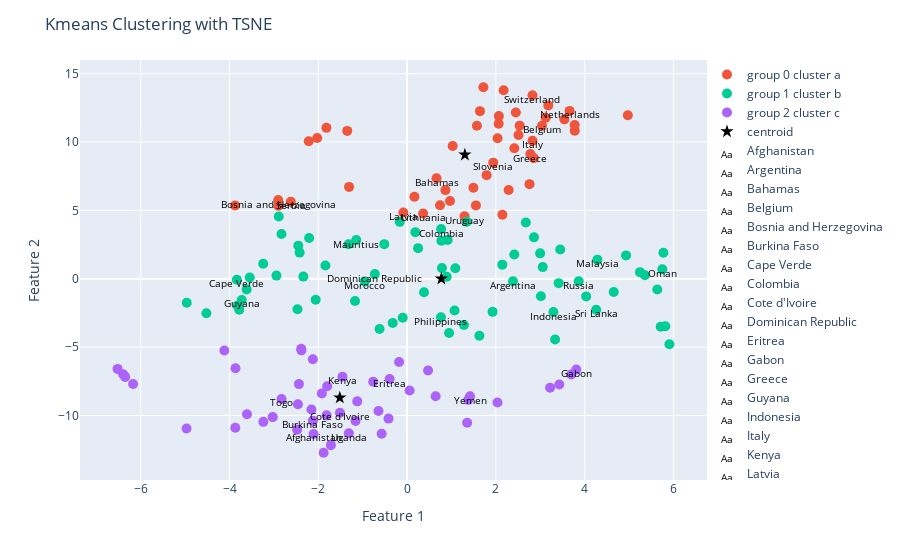

The cell this chart's notebook holds for it:
### Code cell
x='Feature 1'
y='Feature 2'
y_means = clustering.pca_cluster_visualizator(KMeans, data_tsne, 3, labels, x, y, annotations=annotation, skip_rows=5, title='Kmeans Clustering with TSNE')

### Figure 1 — Plotly figure (JSON) as saved in the notebook; plotly's stock layout.template omitted (floating-point values rounded to 4 significant figures)
{"data": [{"hovertemplate": "<extra></extra>", "legendgroup": "", "marker": {"color": "#636efa", "symbol": "circle"}, "mode": "markers", "name": "", "orientation": "v", "showlegend": false, "type": "scatter", "xaxis": "x", "yaxis": "y"}, {"marker": {"size": 10}, "mode": "markers", "name": "group 0 cluster a", "type": "scatter", "x": [2.068, 3.123, 0.6627, 0.1651, 3.04, -2.903, -2.215, 3.543, 2.147, -1.307, 0.9668, 2.758, 1.494, 3.18, 2.063, 3.776, -2.9, 3.775, 2.778, 1.551, 1.573, 1.642, 1.027, 2.825, 2.535, -2.025, -0.08411, 0.3614, 1.719, 1.791, -3.874, 3.66, 2.038, 2.175, 0.7416, 2.854, -1.817, -2.619, -1.348, 0.8633, 1.941, 2.288, 2.416, 2.449, 2.825, 2.51, 4.972, 1.294], "y": [11.89, 11.77, 7.355, 5.991, 11.19, 5.758, 10.06, 11.65, 4.68, 6.718, 5.685, 6.919, 6.66, 12.66, 11.33, 10.83, 5.332, 11.24, 9.121, 5.363, 11.18, 12.26, 9.705, 10.1, 11.2, 10.29, 4.847, 4.773, 14.0, 7.575, 5.354, 12.27, 10.27, 13.79, 5.374, 8.821, 11.03, 5.636, 10.81, 6.484, 8.491, 6.494, 9.547, 12.16, 13.41, 10.51, 11.96, 4.572]}, {"marker": {"size": 10}, "mode": "markers", "name": "group 1 cluster b", "type": "scatter", "x": [-2.45, 4.034, -1.318, 2.385, -2.942, 5.636, 4.932, 1.281, 0.8922, 0.3813, -3.613, 1.926, 1.345, -0.1652, -0.3235, -3.834, 2.997, 0.7673, -0.7264, 0.9152, 1.069, -2.42, 2.675, -0.09839, -3.24, -1.173, -3.724, 0.9452, 3.296, 3.415, -2.337, -2.059, 4.655, -3.821, -2.829, 5.246, -2.206, 4.287, 2.858, -1.144, 5.713, -2.891, -0.9517, 1.628, -3.78, 5.909, 5.749, 0.1859, 2.145, 2.415, 0.7627, -0.5131, 3.866, -2.469, 5.357, -1.84, 4.259, -3.544, 3.056, -4.521, 3.449, -4.963, 0.2477, 0.7731, 3.335, 1.087, 5.774, 3.014, -0.6197, 5.817, 0.7853], "y": [2.422, -1.288, 2.522, -0.1851, 0.2302, -0.7818, 1.71, -3.383, 0.1491, -0.9836, -0.7761, -2.418, 4.176, 4.161, -3.228, -0.06635, 1.858, 3.634, 0.3403, 2.834, -2.325, 1.913, 4.118, -2.852, 1.102, -1.631, -1.548, -3.963, -2.43, -0.32, 0.1597, -1.534, -0.9625, -1.964, 3.276, 0.4849, 2.986, 1.399, 3.027, 2.834, -3.507, 4.552, -0.1921, -4.169, -2.265, -4.783, 0.6894, 3.4, 1.033, 1.774, -2.818, 2.532, -0.1755, -2.222, 0.261, 0.9653, -2.263, 0.09279, 0.8538, -2.525, 2.146, -1.752, 2.24, 2.781, -4.439, 0.7687, 1.908, -1.279, -3.672, -3.477, 0.78]}, {"marker": {"size": 10}, "mode": "markers", "name": "group 2 cluster c", "type": "scatter", "x": [-2.106, 3.221, -2.459, -2.38, -2.122, -1.716, -2.155, -3.87, -3.238, -2.436, -0.5725, 3.699, -1.512, 3.429, -0.393, 3.81, -1.919, 0.05662, -0.6442, -2.477, -4.968, 2.036, -1.455, -6.394, -0.1807, -6.172, -6.35, -0.7625, -1.161, -3.026, 0.643, -6.521, -1.813, -2.122, -3.606, 0.4725, -3.866, -1.8, -1.881, -4.116, -2.384, 1.379, -1.123, 1.353, -2.828, -1.312, 1.418, -0.4182], "y": [-11.34, -7.968, -9.176, -5.234, -10.38, -12.16, -9.561, -10.89, -10.46, -7.701, -11.33, -6.998, -9.795, -7.726, -7.328, -6.638, -8.379, -8.171, -9.664, -11.03, -10.95, -9.042, -7.162, -6.977, -6.082, -7.694, -7.173, -7.53, -10.39, -10.11, -8.589, -6.59, -9.973, -5.881, -9.899, -6.701, -6.536, -7.855, -12.72, -5.239, -5.123, -8.851, -8.961, -10.53, -8.787, -11.29, -8.596, -10.22]}, {"marker": {"color": "black", "size": 10, "symbol": "star"}, "mode": "markers", "name": "centroid", "type": "scatter", "x": [1.302, 0.7711, -1.515], "y": [9.065, -0.0009234, -8.696]}, {"mode": "text", "name": "Afghanistan", "text": ["Afghanistan"], "textfont": {"color": "black", "size": 10}, "textposition": "bottom center", "type": "scatter", "x": [-2.106], "y": [-11.34]}, {"mode": "text", "name": "Argentina", "text": ["Argentina"], "textfont": {"color": "black", "size": 10}, "textposition": "bottom center", "type": "scatter", "x": [2.385], "y": [-0.1851]}, {"mode": "text", "name": "Bahamas", "text": ["Bahamas"], "textfont": {"color": "black", "size": 10}, "textposition": "bottom center", "type": "scatter", "x": [0.6627], "y": [7.355]}, {"mode": "text", "name": "Belgium", "text": ["Belgium"], "textfont": {"color": "black", "size": 10}, "textposition": "bottom center", "type": "scatter", "x": [3.04], "y": [11.19]}, {"mode": "text", "name": "Bosnia and Herzegovina", "text": ["Bosnia and Herzegovina"], "textfont": {"color": "black", "size": 10}, "textposition": "bottom center", "type": "scatter", "x": [-2.903], "y": [5.758]}, {"mode": "text", "name": "Burkina Faso", "text": ["Burkina Faso"], "textfont": {"color": "black", "size": 10}, "textposition": "bottom center", "type": "scatter", "x": [-2.122], "y": [-10.38]}, {"mode": "text", "name": "Cape Verde", "text": ["Cape Verde"], "textfont": {"color": "black", "size": 10}, "textposition": "bottom center", "type": "scatter", "x": [-3.834], "y": [-0.06635]}, {"mode": "text", "name": "Colombia", "text": ["Colombia"], "textfont": {"color": "black", "size": 10}, "textposition": "bottom center", "type": "scatter", "x": [0.7673], "y": [3.634]}, {"mode": "text", "name": "Cote d'Ivoire", "text": ["Cote d'Ivoire"], "textfont": {"color": "black", "size": 10}, "textposition": "bottom center", "type": "scatter", "x": [-1.512], "y": [-9.795]}, {"mode": "text", "name": "Dominican Republic", "text": ["Dominican Republic"], "textfont": {"color": "black", "size": 10}, "textposition": "bottom center", "type": "scatter", "x": [-0.7264], "y": [0.3403]}, {"mode": "text", "name": "Eritrea", "text": ["Eritrea"], "textfont": {"color": "black", "size": 10}, "textposition": "bottom center", "type": "scatter", "x": [-0.393], "y": [-7.328]}, {"mode": "text", "name": "Gabon", "text": ["Gabon"], "textfont": {"color": "black", "size": 10}, "textposition": "bottom center", "type": "scatter", "x": [3.81], "y": [-6.638]}, {"mode": "text", "name": "Greece", "text": ["Greece"], "textfont": {"color": "black", "size": 10}, "textposition": "bottom center", "type": "scatter", "x": [2.778], "y": [9.121]}, {"mode": "text", "name": "Guyana", "text": ["Guyana"], "textfont": {"color": "black", "size": 10}, "textposition": "bottom center", "type": "scatter", "x": [-3.724], "y": [-1.548]}, {"mode": "text", "name": "Indonesia", "text": ["Indonesia"], "textfont": {"color": "black", "size": 10}, "textposition": "bottom center", "type": "scatter", "x": [3.296], "y": [-2.43]}, {"mode": "text", "name": "Italy", "text": ["Italy"], "textfont": {"color": "black", "size": 10}, "textposition": "bottom center", "type": "scatter", "x": [2.825], "y": [10.1]}, {"mode": "text", "name": "Kenya", "text": ["Kenya"], "textfont": {"color": "black", "size": 10}, "textposition": "bottom center", "type": "scatter", "x": [-1.455], "y": [-7.162]}, {"mode": "text", "name": "Latvia", "text": ["Latvia"], "textfont": {"color": "black", "size": 10}, "textposition": "bottom center", "type": "scatter", "x": [-0.08411], "y": [4.847]}, {"mode": "text", "name": "Lithuania", "text": ["Lithuania"], "textfont": {"color": "black", "size": 10}, "textposition": "bottom center", "type": "scatter", "x": [0.3614], "y": [4.773]}, {"mode": "text", "name": "Malaysia", "text": ["Malaysia"], "textfont": {"color": "black", "size": 10}, "textposition": "bottom center", "type": "scatter", "x": [4.287], "y": [1.399]}, {"mode": "text", "name": "Mauritius", "text": ["Mauritius"], "textfont": {"color": "black", "size": 10}, "textposition": "bottom center", "type": "scatter", "x": [-1.144], "y": [2.834]}, {"mode": "text", "name": "Morocco", "text": ["Morocco"], "textfont": {"color": "black", "size": 10}, "textposition": "bottom center", "type": "scatter", "x": [-0.9517], "y": [-0.1921]}, {"mode": "text", "name": "Netherlands", "text": ["Netherlands"], "textfont": {"color": "black", "size": 10}, "textposition": "bottom center", "type": "scatter", "x": [3.66], "y": [12.27]}, {"mode": "text", "name": "Oman", "text": ["Oman"], "textfont": {"color": "black", "size": 10}, "textposition": "bottom center", "type": "scatter", "x": [5.749], "y": [0.6894]}, {"mode": "text", "name": "Philippines", "text": ["Philippines"], "textfont": {"color": "black", "size": 10}, "textposition": "bottom center", "type": "scatter", "x": [0.7627], "y": [-2.818]}, {"mode": "text", "name": "Russia", "text": ["Russia"], "textfont": {"color": "black", "size": 10}, "textposition": "bottom center", "type": "scatter", "x": [3.866], "y": [-0.1755]}, {"mode": "text", "name": "Serbia", "text": ["Serbia"], "textfont": {"color": "black", "size": 10}, "textposition": "bottom center", "type": "scatter", "x": [-2.619], "y": [5.636]}, {"mode": "text", "name": "Slovenia", "text": ["Slovenia"], "textfont": {"color": "black", "size": 10}, "textposition": "bottom center", "type": "scatter", "x": [1.941], "y": [8.491]}, {"mode": "text", "name": "Sri Lanka", "text": ["Sri Lanka"], "textfont": {"color": "black", "size": 10}, "textposition": "bottom center", "type": "scatter", "x": [4.259], "y": [-2.263]}, {"mode": "text", "name": "Switzerland", "text": ["Switzerland"], "textfont": {"color": "black", "size": 10}, "textposition": "bottom center", "type": "scatter", "x": [2.825], "y": [13.41]}, {"mode": "text", "name": "Togo", "text": ["Togo"], "textfont": {"color": "black", "size": 10}, "textposition": "bottom center", "type": "scatter", "x": [-2.828], "y": [-8.787]}, {"mode": "text", "name": "Uganda", "text": ["Uganda"], "textfont": {"color": "black", "size": 10}, "textposition": "bottom center", "type": "scatter", "x": [-1.312], "y": [-11.29]}, {"mode": "text", "name": "Uruguay", "text": ["Uruguay"], "textfont": {"color": "black", "size": 10}, "textposition": "bottom center", "type": "scatter", "x": [1.294], "y": [4.572]}, {"mode": "text", "name": "Yemen", "text": ["Yemen"], "textfont": {"color": "black", "size": 10}, "textposition": "bottom center", "type": "scatter", "x": [1.418], "y": [-8.596]}], "layout": {"legend": {"tracegroupgap": 0, "x": 1, "y": 1}, "margin": {"t": 60}, "title": {"text": "Kmeans Clustering with TSNE"}, "xaxis": {"anchor": "y", "domain": [0, 1], "title": {"text": "Feature 1"}}, "yaxis": {"anchor": "x", "domain": [0, 1], "title": {"text": "Feature 2"}}}}
